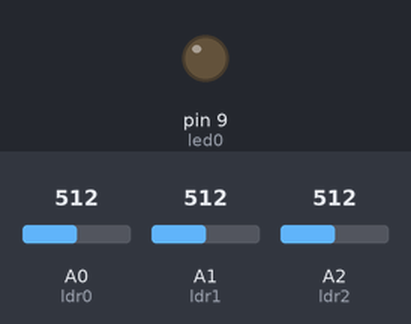
Recording of a sketch running on a simulated Arduino Uno, built with avr-gcc and run on an emulated ATmega328P. On the bench: output pins drawn as LEDs (lit = HIGH). The test bench sets the inputs (shaded band); at power-on: A1 (ldr1) = 512, A0 (ldr0) = 512, A2 (ldr2) = 512. What the sketch prints to the serial monitor is not drawn.

Above: at 1.2 s.
1.3 s: A1 (ldr1) set to 716
At 1.9 s:
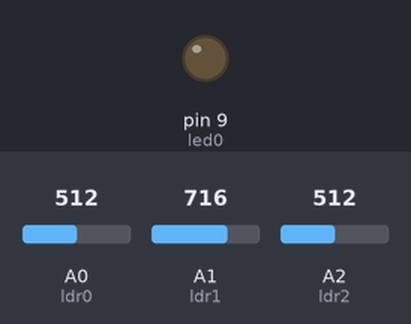
4.3 s: A1 (ldr1) set to 511
At 5.2 s:
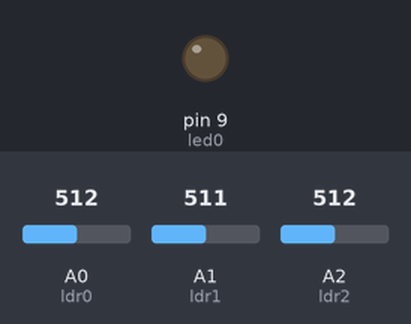
7.3 s: A0 (ldr0) set to 0
At 8.5 s:
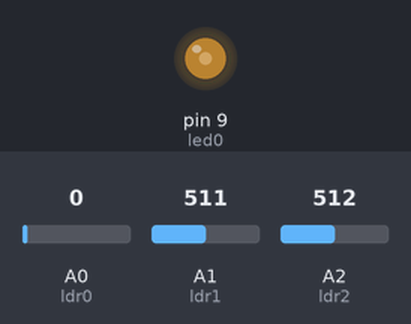
8.8 s: A2 (ldr2) set to 0
At 10.0 s:
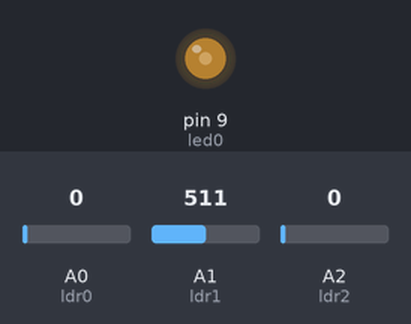
10.3 s: A1 (ldr1) set to 716
At 10.7 s:
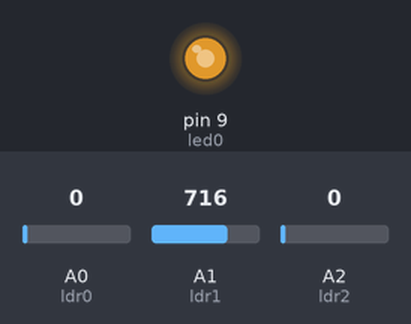
11.8 s: A2 (ldr2) set to 122
At 12.5 s:
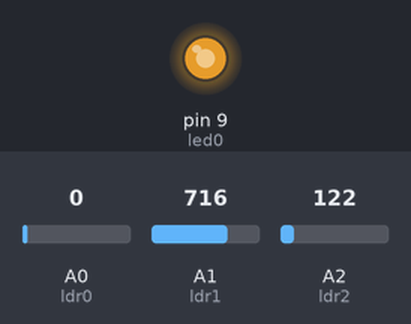
Timing chart, 0 to 14.3 s (numbered marks = the images above; inputs shaded):
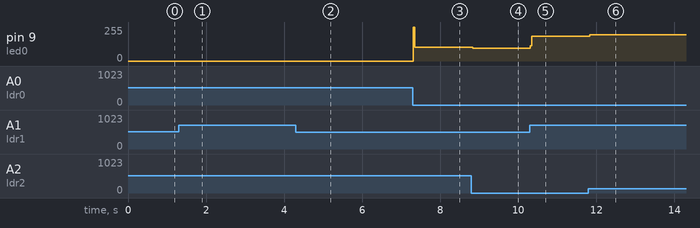

The sketch:

Programa_3.ino
```cpp
/*****************************************************************
**                                                              **
**                        Títol:                                **
**          Posar nom representatiu del programa                **
**                                                              **
** NOM:Martin Herranz                          Data:20/05/2018  **
*****************************************************************/
//****************************INCLUDE*****************************


//***************************VARIABLES****************************
const int led0 = 9;          // donar nom al pin 9 de l’Arduino

const int ldr0 = A0;         // donar nom al pin A0 de l’Arduino
const int ldr1 = A1;         // donar nom al pin A1 de l’Arduino
const int ldr2 = A2;         // donar nom al pin A2 de l’Arduino

int velocitat = 20;          // velocitat de l'acció en ms
int valLdr0;                 // guardar valor del ldr
int valLdr1;                 // guardar valor del ldr
int valLdr2;                 // guardar valor del ldr
//*****************************SETUP******************************

void setup() {                 //Configura el final de salida

   pinMode(led0, OUTPUT);     // definir el pin 9  com una sortida

   Serial.begin(9600);


}


//******************************LOOP******************************

void loop() {                 //Inicia el bucle del programa

valLdr0 = analogRead(ldr0);   // llegir valor ldr

  valLdr0 = map(valLdr0, 0,60 , 0, 255);   // mapejar valor de 0-1023 a 0-255

  analogWrite(led0, valLdr0);    // actualitzar l'estat del led


  valLdr1 = analogRead(ldr1);   // llegir valor ldr


  valLdr1 = map(valLdr1, 310,810 , 0, 255);   // mapejar valor de 0-1023 a 0-255

  analogWrite(led0, valLdr1);    // actualitzar l'estat del led


  valLdr2 = analogRead(ldr2);   // llegir valor ldr
  Serial.println(valLdr2);
  valLdr2 = map(valLdr2, 0, 25, 0, 255);   // mapejar valor de 0-1023 a 0-255

  analogWrite(led0, valLdr2);    // actualitzar l'estat del led

}

//****************************FUNCIONS****************************
```

Measured:
- after the input at 1.3 s, pin 9 (led0): stays 0/255 (without the input it goes to 103/255 after 3.0 s)
- after the input at 4.3 s, pin 9 (led0): stays 0/255 (without the input it goes to 207/255 after 3.0 s)
- after the input at 7.3 s, pin 9 (led0): 0/255 → 103/255 at once
- after the input at 8.8 s, pin 9 (led0): 103/255 → 96/255 at once
- after the input at 10.3 s, pin 9 (led0): 96/255 → 185/255 at once
- after the input at 11.8 s, pin 9 (led0): 185/255 → 198/255 at once
